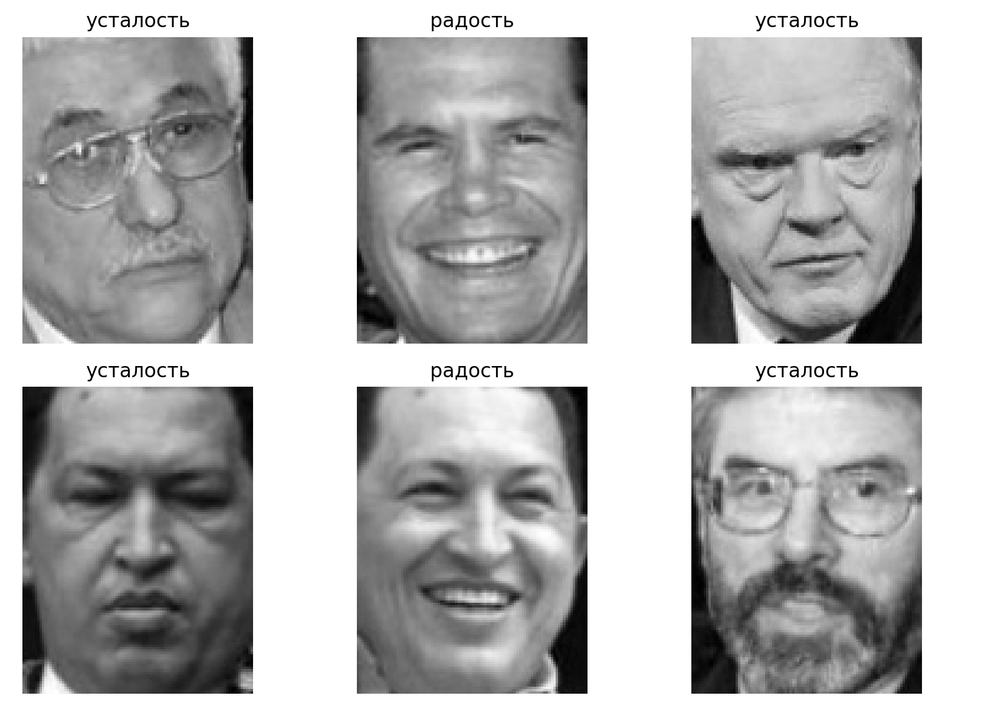
#> input picture banchmark/1.png, 991 x 712 px, shrunk from 1680 x 1206 before the run
$ python detect_emotion.py -i banchmark/1.png
#> lines starting #> are read from the running program, lines starting #| are printed output that depends on the picture; after the words box and inside, x2 and y2 are one past the last pixel; in counts of white or black regions, pixels touching at a corner belong together
### detectors/detect_eye_whites.py
import cv2
import numpy as np
import os


def load_image(path: str):
    """
    Загружает изображение по указанному пути.

    Args:
        path (str): путь к изображению

    Returns:
        np.ndarray: изображение в формате BGR

    Raises:
        FileNotFoundError: если файл не найден или не читается
    """
    if not os.path.exists(path):
        raise FileNotFoundError(f"Файл '{path}' не найден.")
    image = cv2.imread(path)
    if image is None:
        raise FileNotFoundError(f"Не удалось прочитать изображение: {path}")
    return image


def detect_faces(image: np.ndarray, scale_factor: float = 1.1, min_neighbors: int = 3):
    """
    Находит лица на изображении с помощью каскада Хаара.

    Args:
        image (np.ndarray): изображение BGR
        scale_factor (float): коэффициент масштабирования
        min_neighbors (int): минимальное количество соседей

    Returns:
        list[tuple[int, int, int, int]]: список координат (x, y, w, h)
    """
    gray = cv2.cvtColor(image, cv2.COLOR_BGR2GRAY)
    face_cascade = cv2.CascadeClassifier(cv2.data.haarcascades + "haarcascade_frontalface_default.xml")
    faces = face_cascade.detectMultiScale(gray, scale_factor, min_neighbors)
    return faces


def detect_eyes(image: np.ndarray, scale_factor: float = 1.05, min_neighbors: int = 4):
    """
    Находит глаза на изображении с помощью каскада Хаара.
    Обычно используется внутри области лица.

    Args:
        image (np.ndarray): изображение лица (BGR)
        scale_factor (float): коэффициент масштабирования
        min_neighbors (int): минимальное количество соседей

    Returns:
        list[tuple[int, int, int, int]]: список координат глаз (x, y, w, h)
    """
    gray = cv2.cvtColor(image, cv2.COLOR_BGR2GRAY)
    eye_cascade = cv2.CascadeClassifier(cv2.data.haarcascades + "haarcascade_eye.xml")
    eyes = eye_cascade.detectMultiScale(gray, scale_factor, min_neighbors)
    return eyes


def detect_eye_whites(image: np.ndarray, eyes: list[tuple[int, int, int, int]], step: int = 5):
    """
    Находит и подсвечивает белки глаз на изображении.

    Args:
        image (np.ndarray): изображение (BGR)
        eyes (list): список координат найденных глаз
        step (int): шаг увеличения порога яркости

    Returns:
        tuple[np.ndarray, int]: (обновлённое изображение, количество найденных белков)
    """
    total_whites = 0
    b_channel = cv2.split(image)[0]  # используем синий канал

    for (x, y, w, h) in eyes:
        # Центральная часть глаза
        x1, y1 = x + int(w * 0.2), y + int(h * 0.2)
        x2, y2 = x + int(w * 0.8), y + int(h * 0.8)

        roi = b_channel[y1:y2, x1:x2]
        roi_color = image[y1:y2, x1:x2]

        if roi.size == 0:
            continue

        cv2.rectangle(image, (x1, y1), (x2, y2), (0, 255, 0), 2)

        mid = np.median(roi) * 0.8
        valid_contours = []

        # Подбор порога по количеству найденных областей
        while mid < 255:
            _, mask = cv2.threshold(roi, float(mid), 255, cv2.THRESH_BINARY)
            mask = cv2.morphologyEx(mask, cv2.MORPH_OPEN, np.ones((3, 3), np.uint8))

            contours, _ = cv2.findContours(mask, cv2.RETR_EXTERNAL, cv2.CHAIN_APPROX_SIMPLE)
            valid_contours = [c for c in contours if 20 < cv2.contourArea(c) < 500]

            if len(valid_contours) <= 1:
                break
            mid += step

        cv2.drawContours(roi_color, valid_contours, -1, (0, 255, 255), 2)
        total_whites += len(valid_contours)

    return image, total_whites

### detectors/detect_faces.py
"""
Скрипт для распознавания лиц с использованием каскадов Хаара (OpenCV).
Включает предобработку изображения (улучшение контраста, сглаживание шума) и
дополнительные фильтры (наличие глаз). Опционально детекция лиц в профиль и NMS.
"""

import os
from typing import Tuple
import cv2
import numpy as np


def load_image_from_path(path: str) -> Tuple[np.ndarray, str]:
    """
    Загружает изображение по указанному пути и конвертирует его из BGR (формат OpenCV)
    в RGB (формат matplotlib).

    cv2.imread читает изображение в BGR, даже если исходник png/jpg в RGB,
    поэтому необходимо конвертировать для корректного отображения в matplotlib.

    Args:
        path (str): Путь к изображению.

    Returns:
        Tuple[np.ndarray, str]: Изображение в формате RGB и имя исходного файла.

    Raises:
        FileNotFoundError: Если изображение не может быть прочитано.
    """
    bgr = cv2.imread(path)
    if bgr is None:
        raise FileNotFoundError(f"Cannot read image at: {path}")
    rgb = cv2.cvtColor(bgr, cv2.COLOR_BGR2RGB)
    return rgb, os.path.basename(path)


def improve_gray_contrast(gray: np.ndarray) -> np.ndarray:
    """
    Улучшает контрастность градаций серого с использованием адаптивного гистограммного
    выравнивания (CLAHE). Этот метод устойчив к неравномерному освещению.

    Args:
        gray (np.ndarray): Одноканальное изображение (градации серого).

    Returns:
        np.ndarray: Обработанное изображение с улучшенным контрастом.
    """
    clahe = cv2.createCLAHE(clipLimit=2.0, tileGridSize=(8,8))
    return clahe.apply(gray)


def det_faces(path_image, scale=1.1, neighbors=5, minsize=60,
              with_profiles=True, check_eyes=True):
    """
    Основная функция:
    - Разбирает аргументы командной строки.
    - Загружает изображение и преобразует его в оттенки серого.
    - Выполняет предобработку (контраст, сглаживание).
    - Детектирует лица в анфас и (опционально) в профиль.
    - (Опционально) фильтрует лица по наличию глаз.
    - Применяет Non-Maximum Suppression (NMS) для устранения дубликатов.
    - Отображает и сохраняет результат.
    """

    rgb, src_name = load_image_from_path(path_image)
    gray = cv2.cvtColor(rgb, cv2.COLOR_RGB2GRAY)

    # Предобработка: улучшение контраста и сглаживание шума.
    gray = improve_gray_contrast(gray)
    gray = cv2.GaussianBlur(gray, (3,3), 0)

    face_xml = cv2.data.haarcascades + "haarcascade_frontalface_default.xml"
    face_cascade = cv2.CascadeClassifier(face_xml)

    # Детекция лиц в анфас.
    faces = face_cascade.detectMultiScale(
        gray,
        scaleFactor=scale,
        minNeighbors=neighbors,
        minSize=(minsize, minsize)
    )
    faces = list(faces)

    # Дополнительно: детекция лиц в профиль.
    if with_profiles:
        prof_xml = cv2.data.haarcascades + "haarcascade_profileface.xml"
        prof = cv2.CascadeClassifier(prof_xml)
        pf = prof.detectMultiScale(
            gray,
            scaleFactor=scale,
            minNeighbors=neighbors,
            minSize=(minsize, minsize)
        )
        faces.extend(pf)

    # Фильтрация по наличию глаз для уменьшения ложных срабатываний.
    if check_eyes:
        eye_xml = cv2.data.haarcascades + "haarcascade_eye.xml"
        eye_cascade = cv2.CascadeClassifier(eye_xml)
        kept = []
        for (x,y,w,h) in faces:
            roi_gray = gray[y:y+h, x:x+w]
            eyes = eye_cascade.detectMultiScale(
                roi_gray,
                scaleFactor=1.05,  # шаг меньше стандартного для поиска мелких объектов
                minNeighbors=6,
                minSize=(int(w*0.15), int(h*0.15))  # минимум ~15% ширины/высоты лица
            )
            # Если найден хотя бы один глаз — лицо считается действительным.
            if len(eyes) >= 1:
                kept.append((x,y,w,h))
        faces = kept

    def nms(boxes, iou_thr=0.3):
        """
        Выполняет Non-Maximum Suppression (NMS) для объединения близких
        боксов и устранения дубликатов.

        Args:
            boxes (list): Список ограничивающих прямоугольников [x, y, w, h].
            iou_thr (float): Порог IoU для слияния.

        Returns:
            list: Отфильтрованные боксы.
        """
        if not boxes: return []
        boxes = np.array(boxes)
        x1,y1,w,h = boxes[:,0], boxes[:,1], boxes[:,2], boxes[:,3]
        x2, y2 = x1+w, y1+h
        areas = w*h
        order = np.argsort(areas)[::-1]  # индексы по убыванию площади
        keep=[]
        while order.size>0:
            i = order[0]
            keep.append(i)
            xx1 = np.maximum(x1[i], x1[order[1:]])
            yy1 = np.maximum(y1[i], y1[order[1:]])
            xx2 = np.minimum(x2[i], x2[order[1:]])
            yy2 = np.minimum(y2[i], y2[order[1:]])
            inter = np.maximum(0, xx2-xx1) * np.maximum(0, yy2-yy1)
            iou = inter / (areas[i] + areas[order[1:]] - inter + 1e-6)
            inds = np.where(iou <= iou_thr)[0]
            order = order[inds+1]
        return boxes[keep].tolist()

    faces = nms(faces)

    return faces

### detectors/detect_smile.py
"""
Скрипт для обнаружения улыбок на изображениях с использованием каскадов Хаара.
Использует detect_faces для обнаружения лиц, затем ищет улыбки в области рта.
"""

import cv2
from detectors.detect_faces import load_image_from_path, improve_gray_contrast, det_faces


def detect_smiles(image_path, scale=1.1, neighbors=5, minsize=60,
                 with_profiles=True, check_eyes=False, smile_neighbors=3):
    """
    Обнаруживает лица на изображении и находит улыбки в области рта.

    Args:
        image_path (str): Путь к изображению
        scale (float): Параметр масштабирования для детектора лиц
        neighbors (int): Минимальное количество соседей для детектора лиц
        minsize (int): Минимальный размер лица
        with_profiles (bool): Использовать детекцию профильных лиц
        check_eyes (bool): Проверять наличие глаз
        smile_neighbors (int): Параметр для детектора улыбок

    Returns:
        tuple: Изображение с выделенными лицами и улыбками, количество найденных улыбок
    """

    # Загружаем изображение
    rgb, src_name = load_image_from_path(image_path)
    gray = cv2.cvtColor(rgb, cv2.COLOR_RGB2GRAY)

    # Предобработка
    gray = improve_gray_contrast(gray)
    gray = cv2.GaussianBlur(gray, (3, 3), 0)

    # Обнаруживаем лица
    faces = det_faces(image_path, scale, neighbors, minsize, with_profiles, check_eyes)

    # Загружаем каскад для обнаружения улыбок
    smile_cascade = cv2.CascadeClassifier(cv2.data.haarcascades + 'haarcascade_smile.xml')

    smile_count = 0

    # Для каждого обнаруженного лица ищем улыбку
    for (x, y, w, h) in faces:
        # Определяем область рта (нижняя часть лица)
        roi_gray = gray[y + int(h * 0.6):y + h, x:x + w]
        roi_color = rgb[y + int(h * 0.6):y + h, x:x + w]

        # Обнаруживаем улыбки
        smiles = smile_cascade.detectMultiScale(
            roi_gray,
            scaleFactor=1.5,
            minNeighbors=smile_neighbors,
            minSize=(int(w * 0.15), int(h * 0.08))
        )

        # Рисуем прямоугольник вокруг лица
        cv2.rectangle(rgb, (x, y), (x + w, y + h), (0, 255, 0), 2)

        # Рисуем прямоугольники вокруг улыбок
        for (sx, sy, sw, sh) in smiles:
            cv2.rectangle(rgb, (x + sx, y + int(h * 0.6) + sy),
                         (x + sx + sw, y + int(h * 0.6) + sy + sh),
                         (255, 0, 0), 2)
            smile_count += 1

            # Добавляем текст "Smile"
            cv2.putText(rgb, 'Smile', (x + sx, y + int(h * 0.6) + sy - 10),
                       cv2.FONT_HERSHEY_SIMPLEX, 0.7, (255, 0, 0), 2)

    return rgb, smile_count

### detect_emotion.py
from detectors.detect_smile import detect_smiles
from detectors.detect_eye_whites import load_image, detect_faces, detect_eyes, detect_eye_whites


def classify_emotion(image_path: str) -> str:
    """
    Классифицирует эмоцию на изображении по признакам:
    - улыбка → радость
    - глаза закрыты → усталость
    - иначе → нейтральное состояние
    """
    # обработка ошибок включена в функции load_image, detect_faces, detect_smiles, detect_eyes, detect_eye_whites

    img = load_image(image_path)
#> in load_image, image is the input picture: shape (712, 991, 3); mean B, G, R 182.1, 182.1, 182.1
    faces = detect_faces(img)
#> in detect_faces, `faces = face_cascade.detectMultiScale(gray, scale_factor, min_neighbors)`: faces = [[343, 43, 258, 258], [686, 62, 252, 252], [24, 401, 248, 248], [346, 391, 265, 265], [13, 54, 274, 274], [667, 385, 276, 276]]
    emotion = "нейтрально"

    for (x, y, w, h) in faces:
        face_roi = img[y:y+h, x:x+w]  # бокс с лицом
        _, smiles = detect_smiles(image_path)
#> in detect_smiles, `rgb, src_name = load_image_from_path(image_path)`: src_name = '1.png'
#> in improve_gray_contrast, `return clahe.apply(gray)`:
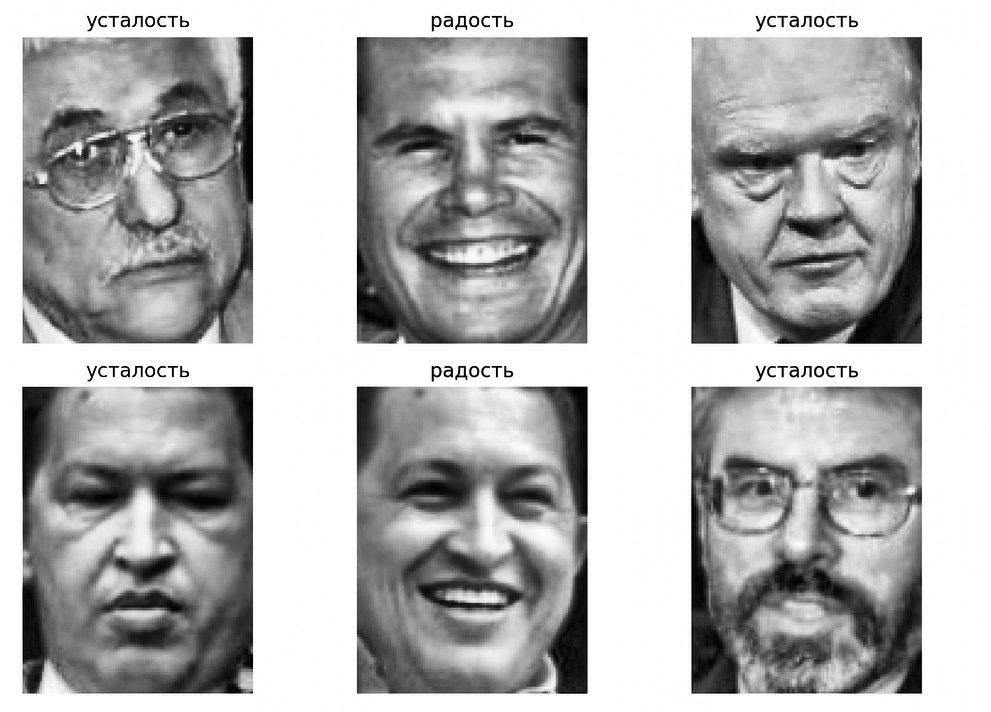
#> returned value: shape (712, 991); min 0, max 255, mean 178.8
#> in det_faces, `faces = face_cascade.detectMultiScale( gray, scaleFactor=scale, minNei..`: faces = [[345, 42, 258, 258], [682, 54, 266, 266], [343, 389, 269, 269], [21, 400, 250, 250], [661, 379, 287, 287]]
#> in det_faces, `pf = prof.detectMultiScale( gray, scaleFactor=scale, minNeighbors=neig..`: pf = ()
#> in nms, `boxes = np.array(boxes)`: boxes has the same summary as faces in det_faces
#> in nms, `x1,y1,w,h = boxes[:,0], boxes[:,1], boxes[:,2], boxes[:,3]`: x1 = [345, 682, 343, 21, 661]; y1 = [42, 54, 389, 400, 379]; w = [258, 266, 269, 250, 287]
#> in nms, `x2, y2 = x1+w, y1+h`: x2 = [603, 948, 612, 271, 948]; y2 = [300, 320, 658, 650, 666]
#> in nms, `areas = w*h`: areas = [66564, 70756, 72361, 62500, 82369]
#> in nms, `order = np.argsort(areas)[::-1]`: order = [4, 2, 1, 0, 3]
#> the loop in nms, `while order.size>0:` made 5 passes
#> (i, xx1, yy1, xx2, yy2, iou, inds, order) on passes 1 to 3: (4, [661, 682, 661, 661], [389, 379, 379, 400], [612, 948, 603, 271], [658, 320, 300, 650], [0, 0, 0, 0], [0, 1, 2, 3], [2, 1, 0, 3]), (2, [682, 345, 343], [389, 389, 400], [612, 603, 271], [320, 300, 650], [0, 0, 0], [0, 1, 2], [1, 0, 3]), (1, [682, 682], [54, 400], [603, 271], [300, 320], [0, 0], [0, 1], [0, 3])
#> (i, xx1, yy1, xx2, yy2, inter, iou, inds) on pass 4: (0, [345], [400], [271], [300], [0], [0], [0])
#> after the loop in nms, `while order.size>0:`: order = empty array
#> in det_faces, `faces = nms(faces)`: faces = [[661, 379, 287, 287], [343, 389, 269, 269], [682, 54, 266, 266], [345, 42, 258, 258], [21, 400, 250, 250]]
#> the loop in detect_smiles, `for (x, y, w, h) in faces:` made 5 passes
#> (x, y, w, h, smiles) on passes 1 to 5: (661, 379, 287, 287, [[77, 31, 122, 61], [52, 16, 182, 91]]), (343, 389, 269, 269, [[70, 19, 122, 61], [38, 6, 182, 91]]), (682, 54, 266, 266, [[62, 52, 81, 40], [77, 17, 122, 61], [35, 1, 182, 91]]), (345, 42, 258, 258, [[69, 27, 122, 61], [43, 8, 182, 91]]), (21, 400, 250, 250, [[59, 30, 122, 61]])
#> pass 1, in detect_smiles, `roi_color = rgb[y + int(h * 0.6):y + h, x:x + w]`:
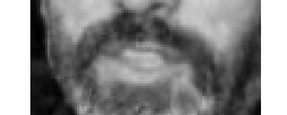
#> roi_color: shape (115, 287, 3); mean R, G, B 132.7, 132.7, 132.7
#> after the loop in detect_smiles, `for (x, y, w, h) in faces:`:
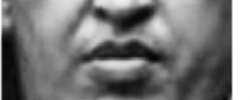
#> roi_gray: shape (100, 250); min 6, max 255, mean 118.9
#> after the loop in detect_smiles, `for (x, y, w, h) in faces:`: smile_count = 10
#> smiles = 10
        eyes = detect_eyes(face_roi)
#> in detect_eyes, `eyes = eye_cascade.detectMultiScale(gray, scale_factor, min_neighbors)`: eyes = [[62, 188, 46, 46], [137, 69, 54, 54], [154, 73, 52, 52]]
        _, whites = detect_eye_whites(face_roi, eyes)
#> the loop in detect_eye_whites, `for (x, y, w, h) in eyes:` made 3 passes
#> (x, y, w, h, x1, y1, x2, y2) on passes 1 to 3: (62, 188, 46, 46, 71, 197, 98, 224), (137, 69, 54, 54, 147, 79, 180, 112), (154, 73, 52, 52, 164, 83, 195, 114)
#> pass 1, in detect_eye_whites, `roi = b_channel[y1:y2, x1:x2]`:
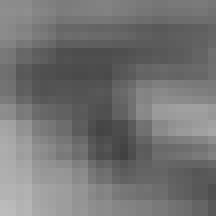
#> roi: shape (27, 27) (shown 8 times larger); min 65, max 188, mean 115
#> after the loop in detect_eye_whites, `for (x, y, w, h) in eyes:`:
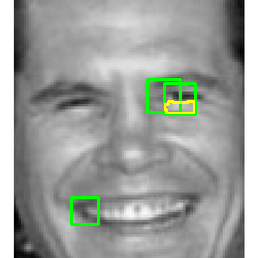
#> image: shape (258, 258, 3); mean B, G, R 154.7, 159.1, 155.4
#> after the loop in detect_eye_whites, `for (x, y, w, h) in eyes:`:
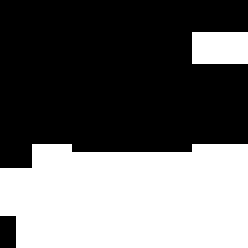
#> mask: shape (31, 31) (shown 8 times larger); 41.2% white; 2 white regions, box (x1, y1, x2, y2) and area: (0, 18, 31, 31) 368, (24, 4, 31, 8) 28
#> after the loop in detect_eye_whites, `for (x, y, w, h) in eyes:`:
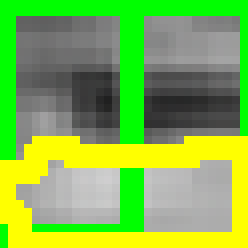
#> roi_color: shape (31, 31, 3) (shown 8 times larger); mean B, G, R 74.8, 180.7, 127.9
#> after the loop in detect_eye_whites, `for (x, y, w, h) in eyes:`: total_whites = 1
#> whites = 1

        if smiles > 0:
            emotion = "радость"
        elif whites == 0:
            emotion = "усталость"

    return emotion


def parse_args():
    """
    парсер аргументов командной строки
    """

    import argparse
    parser = argparse.ArgumentParser(description="наивный детектор эмоций по картинке")

    parser.add_argument(
        "--image", "-i", type=str, required=True,
        help="картинка с лицом .jpg"
    )

    args = parser.parse_args()

    return args

if __name__ == '__main__':
    argv = parse_args()
    print(classify_emotion(argv.image))


# python emotion_integration.py --image path/to/image.jpg
